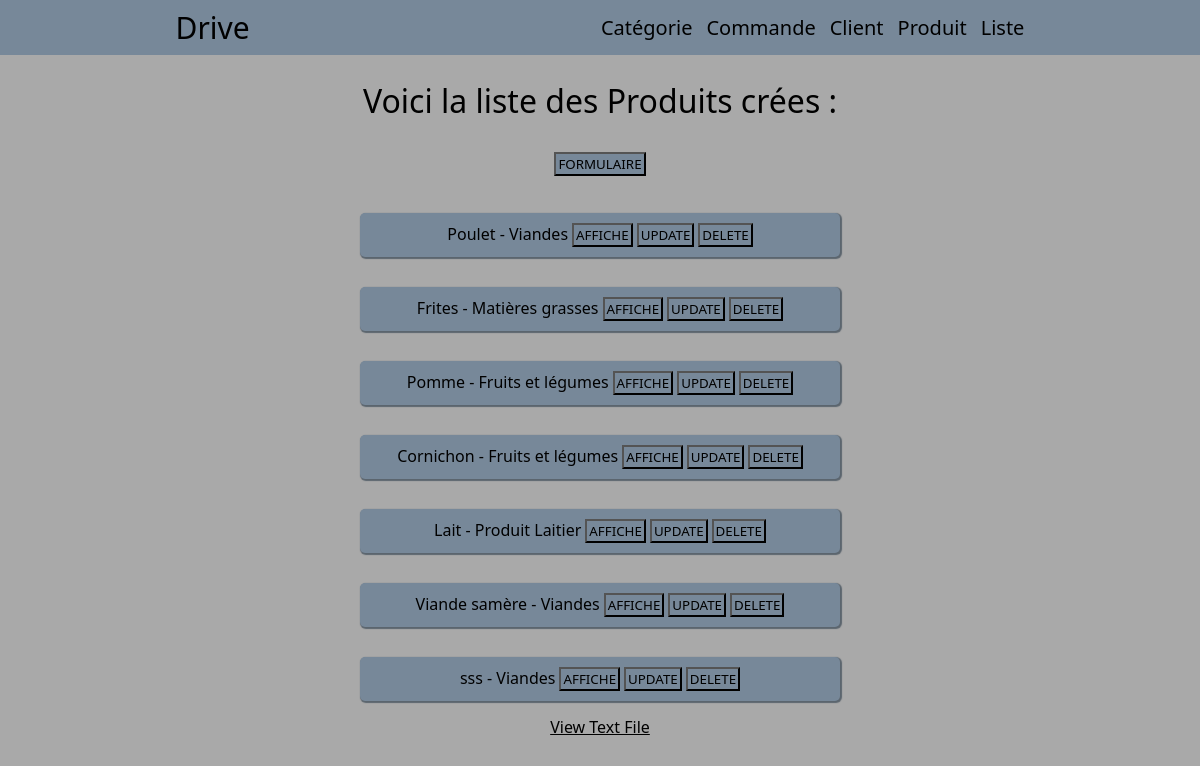
Before: /drive/index-produit/ with the older database file.
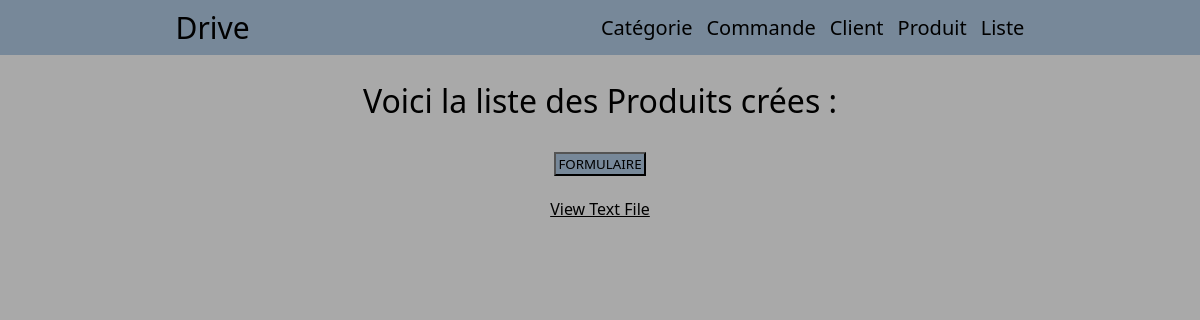
After: the same page with the newer database file.
### drive/models.py (models this page shows, shortened)
class produit(models.Model):
    produit = models.CharField(max_length=100)
    date = models.DateField() #mettre la date par défault d'ajd
    photo = models.URLField(null=True, blank=True)
    marques = models.CharField(max_length=100)
    auteur = models.CharField(max_length=100)
    categorie = models.ForeignKey("cat_product",on_delete=models.CASCADE, null=True)
    stock = models.BigIntegerField(max_length=10)
    prix = models.BigIntegerField(default="0")

class cat_product(models.Model):
    nom = models.CharField(max_length=100)
    descriptif = models.CharField(max_length=100,blank=True, null=True)

### drive/views.py (the view)
# urls.py: path('drive/index-produit/', views.index_produit),
def index_produit(request):
	liste = list(models.produit.objects.all())
	return render(request,"produit/index_produit.html",{"listALL_produit": liste})

### drive/templates/produit/index_produit.html (shortened to what this page needs)
{% extends "index.html" %}
{% block content %}
        <h1>Voici la liste des Produits crées :</h1>
        <button class="decal"><a href="/drive/formulaire-produit/">FORMULAIRE</a></button>
        <br>
        {% for l in listALL_produit %}
        <div class="bloc-info">
            <div class="container">{{ l.produit }} - {{ l.categorie.nom }}<button><a href="/drive/affiche-produit/{{l.id}}/">AFFICHE</a></button><button><a href="/drive/update-produit/{{l.id}}/">UPDATE</a></button><button><a href="/drive/delete-produit/{{l.id}}/">DELETE</a></button></div>
        </div>
        {% endfor %}
        <a href="{% url 'file_text' %}" class="file">View Text File</a>
    {% endblock %}

### drive/templates/index.html (shortened to what this page needs)
<!DOCTYPE html>
<html lang="en">
<head>
    {% load static %}
    <link href="{% static 'categorie/main.css' %}" rel="stylesheet">
</head>
<body>
    <nav class="navbar">
    <div class="drive">
        <li><a href="/">Drive</a></li>
    </div>
        <ul class="nav-list" id="list">
            <li><a href="/drive/index-catégorie/">Catégorie</a></li>
            <li><a href="/drive/index-commande/">Commande</a></li>
            <li><a href="/drive/index-client/">Client</a></li>
            <li><a href="/drive/index-produit/">Produit</a></li>
            <li class='dropdown'>
                <a href="#" class="dropbtn navbartitle-font" id="coolthing">Liste</a>
            </li>
        </ul>
</nav>
{% block content %}
{% endblock %}
</body>
</html>

### drive/static/categorie/main.css (style rules this page uses)
* { box-sizing:border-box; padding:0; margin:0; font-weight:1; color: black; overflow-x:hidden; overflow-y:hidden; }
body { background-color:#A9A9A9;font-family:system-ui,arial;display:flex;align-items:center;flex-direction:column; }
.drive { font-size:30px;color:black; }
.decal { margin-top:30px; }
.navbar { background-color:#778899; display:flex; justify-content:space-around; align-items:center; font-size:20px; width:100vw; height:auto; }
h1 { animation: h1 0.5s; }
.nav-list { list-style-type:none; display:flex; flex-direction:row; }
.navbar a { color:black; text-decoration:none; transition:0.5s; }
li { list-style-type:none; padding:7px; }
input[type=submit],button, button a { background:#778899; font-family:system-ui,arial; padding: 1px 1px 1px 1px; text-decoration: none; }
.file { transition:0.5s }
h1 { margin-top:2%; display:flex; align-items:center; justify-content:center; }
li.dropdown { display: inline-block; }

Changed rows visible on the page:
removed produit: produit "Poulet", categorie.nom "Viandes"
removed produit: produit "Frites", categorie.nom "Matières grasses"
removed produit: produit "Pomme", categorie.nom "Fruits et légumes"
removed produit: produit "Cornichon", categorie.nom "Fruits et légumes"
removed produit: produit "Lait", categorie.nom "Produit Laitier"
removed produit: produit "Viande samère", categorie.nom "Viandes"
removed produit: produit "sss", categorie.nom "Viandes"
